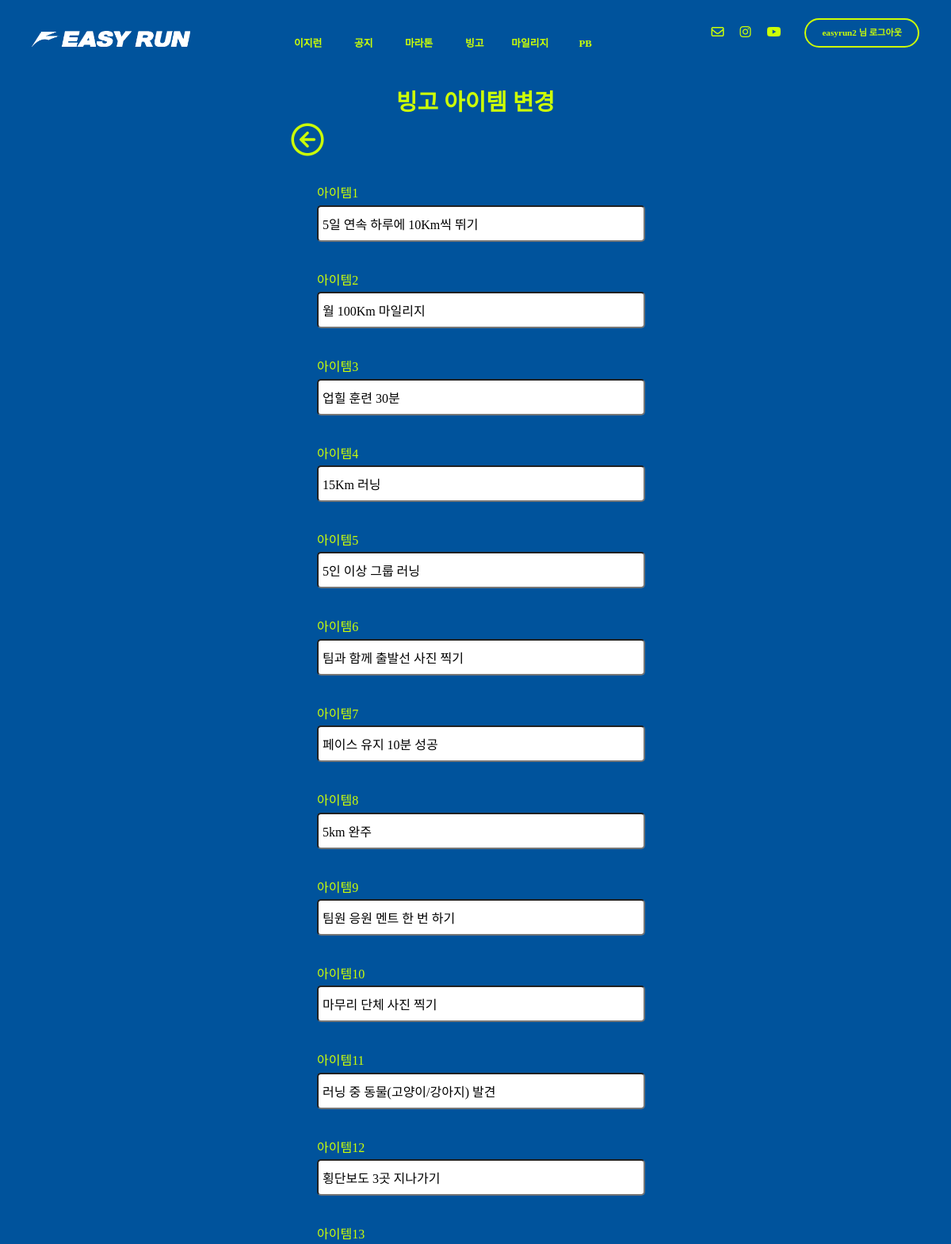
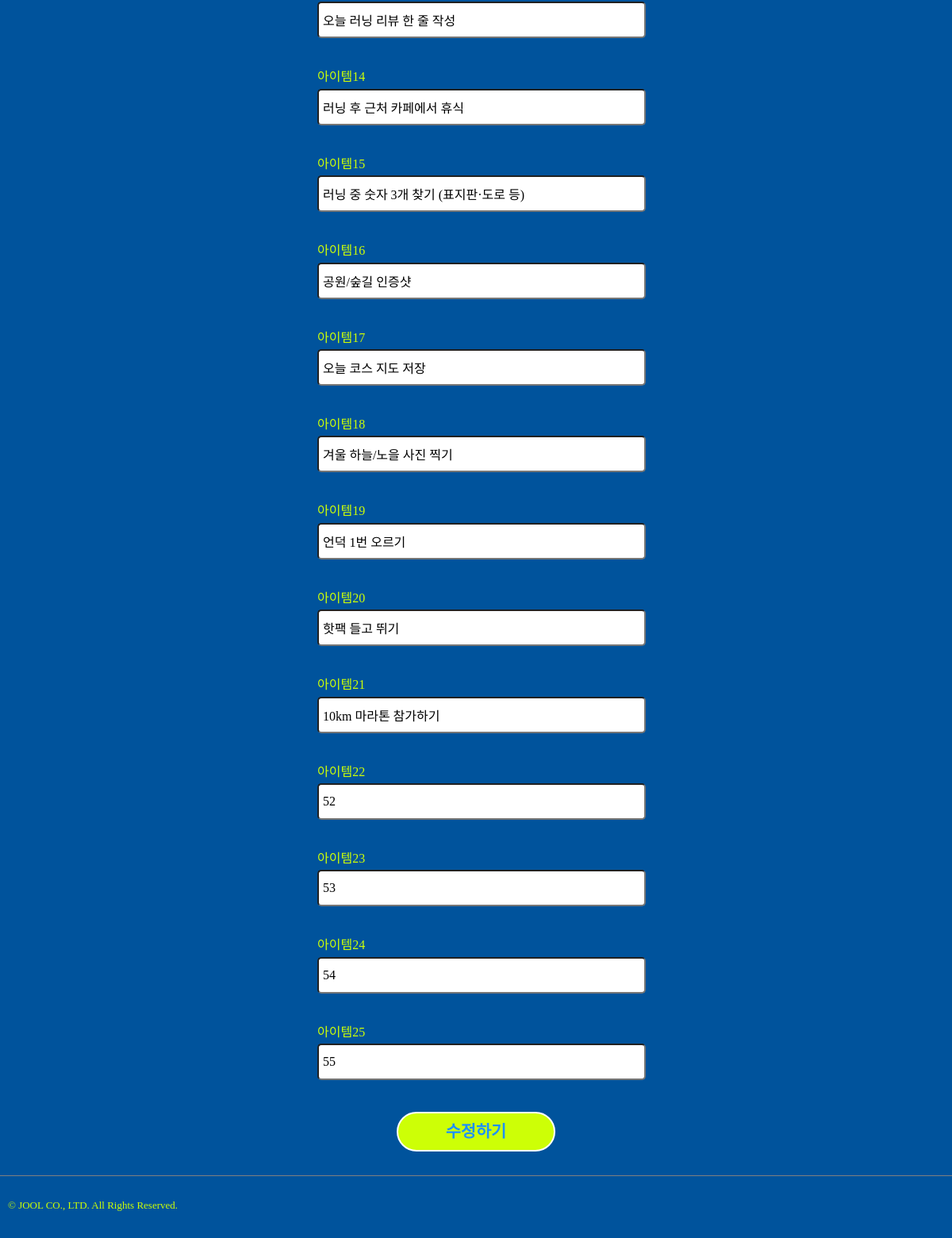
/bingo/bingoupdate/None (signed in), run on the app's committed database (2 pictures, top to bottom).
### bingo/models.py (models this page shows, shortened)
class BingoItem(models.Model):
    item_id = models.IntegerField(primary_key=True)
    content = models.CharField(max_length=100, blank=False, null=False)
    row = models.IntegerField(null=False, blank=False)
    col = models.IntegerField(null=False, blank=False)

### bingo/views.py (the view)
# urls.py: path("bingoupdate/<str:pk>", views.bingoupdate, name="bingoupdate"),
def bingoupdate(request,pk):
    bingoitem = BingoItem.objects.all()
    cnt_items = bingoitem.count()
    return render(request, "bingo_res.html", {"bingoitem":bingoitem, "cnt_items":cnt_items})

### templates/bingo_res.html (shortened to what this page needs)
{% extends "base.html" %}
{% load static %}
{% block content %}
  {% if user.is_authenticated %}
    <body class="mainbg">
      <div class="run-submit-title">
        빙고 아이템 변경
      </div>
      <div class="flex-center">
        <div class="container-w500">
          <div class="run-submit-prev">
            <div class="previous-btn">
              <a href="{{ request.META.HTTP_REFERER }}">
                <img src="{% static "img/circle-arrow-down.png" %}" alt="logo-top" height="50px" ,="," width="auto"></a>
            </div>
          </div>
        </div>
      </div>
      <div class="run-form-container">
        <form method="post" id="contactForm" class="run-sm-form" name="contactForm" action="{% url 'bingo:bingores' user.pk %}" enctype="multipart/form-data">
          {% for item in bingoitem %}
            <div class="form-control">
              <div class="form-label">아이템{{ item.item_id }}
              </div><input class="run-input" id="content{{ item.item_id }}" name="content{{ item.item_id }}" value="{{ item.content }}" type="text" required=""/>
            </div>
          {% endfor %}
          <div class="btn-control">
            <button type="submit" name="submit" id="submit-form-btn" class="submit-btn">
              수정하기
            </button>
          </div>
        </form>
      </div>
    </body>
  {% endif %}
{% endblock content %}

### templates/base.html (shortened to what this page needs)
<!DOCTYPE html>
{% load static %}
<html lang="en">
  <head>
    <link href="https://hangeul.pstatic.net/hangeul_static/css/nanum-square-neo.css" rel="stylesheet">
    <link rel="stylesheet" type="text/css" href="{% static 'css/joolmag.css' %}"/>
    <link rel="stylesheet" type="text/css" href="{% static 'css/normalize.css' %}"/>
    <link rel="stylesheet" type="text/css" href="{% static 'css/article.css' %}"/>
  </head>
  <body id="content" class="mainbg">
    <div class="info-container">
      <div class="sterun-logo-m">
        <a href={% url "index" %}>
          <img src="{% static "img/easyrun-logo2.png" %}" alt="logo-top" height="auto" width="auto">
      </div>
      <div class="j-nav-items fade-in-up-short1">
        <div class="j-nav-item">
          <a href="{% url 'index' %}">이지런</a>
        </div>
        <div class="j-nav-item">
          <a href="{% url 'article:article' %}">공지</a>
        </div>
        <div class="j-nav-item">
          {% if user.is_authenticated %}
            <a href="{% url 'marathon:marathon_list' %}">마라톤</a>
          {% else %}
            <a href="{% url 'users:login' %}">마라톤</a>
          {% endif %}
        </div>
        <div class="j-nav-item">
          {% if user.is_authenticated %}
            <a href="{% url 'bingo:bingo' user.pk %}">빙고</a>
          {% else %}
            <a href="{% url 'users:login' %}">빙고</a>
          {% endif %}
        </div>
        <div class="j-nav-item">
          {% if user.is_authenticated %}
            <a href="{% url 'runres:recordview' user.pk %}">마일리지</a>
          {% else %}
            <a href="{% url 'users:login' %}">마일리지</a>
          {% endif %}
        </div>
        <div class="j-nav-item">
          {% if user.is_authenticated %}
            <a href="{% url 'runres:pbRank' %}">PB</a>
          {% else %}
            <a href="{% url 'users:login' %}">PB</a>
          {% endif %}
        </div>
      </div>
      <div class="login-sns-box">
        <div class="info-icons">
          <div class="info-icon">
            <i class="fa-regular fa-envelope"></i>
          </div>
          <div class="info-icon">
            <a href="https://www.instagram.com/hyunwoo_05/" target="_blank">
              <i class="fa-brands fa-instagram"></i>
            </a>
          </div>
          <div class="info-icon">
            <i class="fa-brands fa-youtube"></i>
          </div>
        </div>
        <div class="login-box">
          {% if user.is_authenticated %}
            <a href="{% url 'users:logout' %}">
              <div class="login-btn">{{ request.user.username }}
                님 로그아웃</div>
            </a>
          {% endif %}
        </div>
      </div>
    </div>
    {% block content %}{% endblock content %}
    <footer>
      <div class="rights">
        <p>© JOOL CO., LTD. All Rights Reserved.</p>
      </div>
    </footer>
  </body>
</html>

### static/css/joolmag.css (style rules this page uses)
:root { --j-pink: #eea47f; --blue: #1e90ff; --white: #ffffff; --black: black; --jblue: #00539c; --jlightgreen: #cdff06; --kakaoyellow: #f7e600; --jdeepblue: #013563; }
* { font-family: "Escoredream"; font-weight: 300; }
a { text-decoration-line: none; color: var(--text-color); }
html { overflow-y: scroll; }
img { object-fit: cover; }
button { cursor: pointer; position: relative; }
.flex-center { display: flex; justify-content: center; }
.container-w500 { width: 90%; max-width: 500px; }
.mainbg { background-color: var(--jblue); margin: 0; padding: 0; overflow-y: auto; overflow-x: auto; }
footer { padding: 10px 0 10px 10px; margin: 10px 0 10px 0; border-top: grey solid 1px; }
.login-sns-box { display: flex; flex-direction: row; }
.sterun-logo-m { text-align: center; padding: 20px 0 0 20px; }
.sterun-logo-m > a > img { width: 200px; }
.info-container { display: flex; align-items: center; justify-content: space-between; margin: 10px 40px 0 20px; }
.info-icons { display: flex; align-items: center; }
.info-icon { color: var(--jlightgreen); margin: 0 10px 0 10px; }
.j-nav-items { display: flex; color: var(--jlightgreen); margin: 30px 0 20px 0; }
.j-nav-item { font-size: 1.3rem; text-align: center; padding: 0 30px 0 30px; }
.j-nav-item a { font-weight: 600; }
.j-nav-item a:after { display: block; content: ""; border-bottom: solid 1px var(--jlightgreen); transform: scaleX(0); transition: transform 250ms ease-in-out; margin-top: -12px; }
.rights { margin: 20px 0 0 0; color: var(--jlightgreen); font-size: 13px; }
.login-box { display: flex; flex-direction: row; }
.login-btn { font-size: 0.7rem; color: var(--jlightgreen); font-weight: 700; border: var(--jlightgreen) solid 2px; border-radius: 50px; padding: 10px 20px 10px 20px; margin-left: 20px; }
.run-submit-title { font-size: 1.8rem; font-weight: 700; display: flex; justify-content: center; width: 400px; margin: auto; margin-top: 40px; color: var(--jlightgreen); }
.run-submit-prev { display: flex; justify-content: space-between; width: 95%; margin: auto; color: var(--jlightgreen); }
.previous-btn { font-size: 1rem; margin-top: 5px; margin-bottom: 10px; }
.run-form-container { width: 400px; margin: auto; }
.run-sm-form { display: flex; flex-direction: column; }
.form-control { margin: 20px 0 20px 0; }
.form-label { width: 200px; font-size: 1rem; font-weight: 500; margin: 0 0 5px 0; color: var(--jlightgreen); }
.run-input { width: 100%; height: 2rem; border-radius: 5px; padding: 5px; }
.btn-control { display: flex; flex-direction: column; align-items: center; margin: 20px 0 20px 0; }
.submit-btn { height: 50px; width: 200px; padding: 0 20px 0 20px; color: var(--blue); font-size: 1.3rem; font-weight: 700; background-color: var(--jlightgreen); border-radius: 5rem; border: var(--white) 2px solid; }
.fade-in-up-short1 { opacity: 0; transform: translateY(5px); animation: fadeInUp 0.8s ease-out forwards; animation-delay: 0.3s; }
.j-nav-items > div > a { font-size: 1.2rem; font-weight: 700; }
@media (max-width: 1360px) { .j-nav-item { width: 50px; padding: 0 10px 0 10px; } }
@media (max-width: 1360px) { .j-nav-items > div > a { font-size: 0.8rem; } }

### static/css/article.css (style rules this page uses)
:root { --j-pink: #eea47f; --blue: #1e90ff; --white: #ffffff; --black: black; --jblue: #00539c; --jlightgreen: #cdff06; --kakaoyellow: #f7e600; --jdeepblue: #013563; }
* { font-family: "Escoredream"; font-weight: 300; }
html { overflow-y: scroll; }
.mainbg { background-color: var(--jblue); margin: 0; padding: 0; overflow-y: auto; overflow-x: auto; }
.rights { margin: 20px 0 0 0; color: var(--jlightgreen); font-size: 13px; }
input::placeholder { font-size: 0.8em; color: var(--white); font-weight: 300; }

### data on the page
BingoItem: item_id "1", content "5일 연속 하루에 10Km씩 뛰기"
BingoItem: item_id "2", content "월 100Km 마일리지"
BingoItem: item_id "3", content "업힐 훈련 30분"
BingoItem: item_id "4", content "15Km 러닝"
BingoItem: item_id "5", content "5인 이상 그룹 러닝"
BingoItem: item_id "6", content "팀과 함께 출발선 사진 찍기"
BingoItem: item_id "7", content "페이스 유지 10분 성공"
BingoItem: item_id "8", content "5km 완주"
BingoItem: item_id "9", content "팀원 응원 멘트 한 번 하기"
BingoItem: item_id "10", content "마무리 단체 사진 찍기"
BingoItem: item_id "11", content "러닝 중 동물(고양이/강아지) 발견"
BingoItem: item_id "12", content "횡단보도 3곳 지나가기"
BingoItem: item_id "13", content "오늘 러닝 리뷰 한 줄 작성"
BingoItem: item_id "14", content "러닝 후 근처 카페에서 휴식"
BingoItem: item_id "15", content "러닝 중 숫자 3개 찾기 (표지판·도로 등)"
BingoItem: item_id "16", content "공원/숲길 인증샷"
BingoItem: item_id "17", content "오늘 코스 지도 저장"
BingoItem: item_id "18", content "겨울 하늘/노을 사진 찍기"
BingoItem: item_id "19", content "언덕 1번 오르기"
BingoItem: item_id "20", content "핫팩 들고 뛰기"
BingoItem: item_id "21", content "10km 마라톤 참가하기"
BingoItem: item_id "22", content "52"
BingoItem: item_id "23", content "53"
BingoItem: item_id "24", content "54"
BingoItem: item_id "25", content "55"

### other printed values
{{ request.user.username }} "easyrun2"
